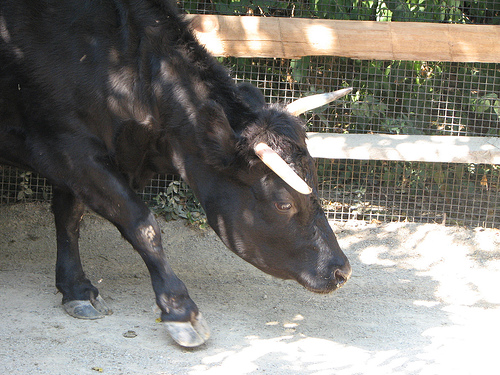
#> input picture Data/Logistic_Regression_Data/cows/cow100.jpg, 500 x 375 px; its folder holds only this picture in this run
$ jupyter execute NN.ipynb   (older library calls are emulated)
#> lines starting #> are read from the running program, lines starting #| are printed output that depends on the picture; long printed decimals are rounded
Simple Vanilla Neural Net

#### PROJECT ROADMAP TO-DOs

- [] Flush out deep NN model, try adding 3-5 *layers*, and experiment with different sizes of those layers. Take it to the extremes, and try adding ~10+ layers to see how that changes the model.

- [ ] Graph out accuracies of shallow AND deep models

- [x] Explore the ideas of precision / recall, F1 score (read up about this). Write functions to calculate precision() and recall() for your models. Run these functions on ShallowNN, Logistic model, and DeepNN. Write function to compute F1 score -- compute_f1_score(), and run the same tests.

- [] Tune and *graph* different hyper-parameter experiments (lr, epoch, etc).

- [] Try training on another data set (this can be another image set OR non-image data)

[cell 1]
#Image classifer with logistic regression
#images shape(width,height,3(rgb))

###to knit to html ipython nbconvert --to html [NEWFILENAME].html
import numpy as np
import scipy
import os
import matplotlib.pyplot as plt
import math
from scipy import ndimage
from skimage import io
from PIL import Image
import sys
#from basicFunctions import crossEntropyLoss

[cell 2]
# Global Constants
side_length = 100
image_path = "../Data/Logistic_Regression_Data/"
test_ratio = .3
epoch = 7000
learning_rate = .2
max_num_images = 300

[cell 3]
def getImageArrays(path, side_length): #returns list of images arrays for a specified path
#> called with path = '../Data/Logistic_Regression_Data/cows/', side_length = 100
    image_names = os.listdir(path)
    image_names = image_names[:max_num_images]
    examples = []
    for image_name in image_names:
        if image_name.split(".")[-1] != "DS_Store":
            try:
                cur_image_path = path + image_name
                cur_image = np.array(ndimage.imread(cur_image_path,flatten=False))
#> cur_image is the input picture: shape (375, 500, 3); mean R, G, B 127.9, 125.9, 119.8
                cur_array_resized = scipy.misc.imresize(cur_image,size=(side_length,side_length))
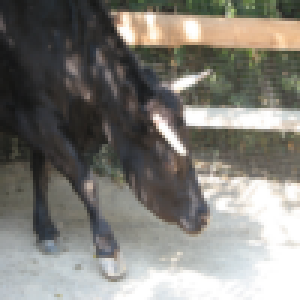
#> cur_array_resized: shape (100, 100, 3) (shown 3 times larger); mean R, G, B 127.9, 125.9, 119.8
                cur_array_flattened = cur_array_resized.reshape((side_length*side_length*3)).T

                examples += [cur_array_flattened]
            except ValueError:
                print("Error in creating examples",image_name)

    return examples

[cell 4]
#create examples & labels
cow_images_path = image_path + "cows/"
notCow_image_path = image_path + "notcows/"

examples_cow = getImageArrays(cow_images_path, side_length)
#> examples_cow = 1 item
labels_cow = np.ones(len(examples_cow))
#> labels_cow = [1]
examples_notCow = getImageArrays(notCow_image_path, side_length)
#> call 2 of getImageArrays, with side_length = 100
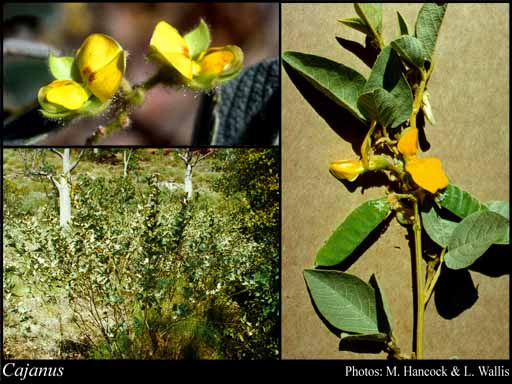
#> input picture Data/Logistic_Regression_Data/notcows/notcow104.jpg, 512 x 384 px
#> in getImageArrays, cur_image is the input picture: shape (384, 512, 3); mean R, G, B 107.4, 104.7, 55
#> in getImageArrays (call 2), `cur_array_resized = scipy.misc.imresize(cur_image,size=(side_length,si..`:
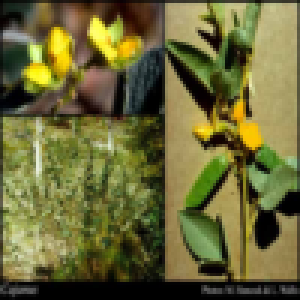
#> cur_array_resized: shape (100, 100, 3) (shown 3 times larger); mean R, G, B 107.6, 104.9, 55.1
#> examples_notCow = 1 item
labels_notCow = np.zeros(len(examples_notCow))
#> labels_notCow = [0]

examples_cow = np.array(examples_cow)
examples_notCow = np.array(examples_notCow)
#assert(examples_cow.shape[1:] == (side_length,side_length,3)), "examples_cow are invalid shape"
examples = np.concatenate((examples_cow,examples_notCow))
labels = np.concatenate((labels_cow,labels_notCow))
#> labels = [1, 0]
print("Number of Examples:",len(examples))
#| Number of Examples: 2
print("Number of Labels:",len(labels))
#| Number of Labels: 2

[cell 5]
shuffled_indexing = np.random.permutation(labels.shape[0])
#> shuffled_indexing = [1, 0]
examples = examples[shuffled_indexing]
labels = labels[shuffled_indexing]
#> labels = [0, 1]

[cell 6]
#seperate train and test examples
number_examples_test = int(len(examples)*test_ratio)
#> number_examples_test = 0
number_labels_test = int(len(labels)*test_ratio)
#> number_labels_test = 0

examples_test = examples[:number_examples_test]
#> examples_test = empty array
examples_train = examples[number_examples_test:]
labels_test = labels[:number_labels_test]
#> labels_test = empty array
labels_train = labels[number_labels_test:]
#> labels_train = [0, 1]
print("Number of training examples: ", examples_train.T.shape)
#| Number of training examples:  (30000, 2)
print("Number of test examples: ", examples_test.T.shape)
#| Number of test examples:  (30000, 0)
print(labels_train.shape)
#| (2,)

[cell 7]
#reshape labels for future matrix operations
labels_train = np.reshape(labels_train,(1,len(labels_train)))
#> labels_train = [[0, 1]]
labels_test = np.reshape(labels_test,(1,len(labels_test)))

[cell 8]
#flatten examples
# flattened_train_examples = examples_train.reshape(examples_train.shape[0], -1).T
# flattened_test_examples = examples_test.reshape(examples_test.shape[0], -1).T
# print("flattened examples",flattened_test_examples.shape,flattened_train_examples.shape)
flattened_train_examples = examples_train.T
#> flattened_train_examples = 30000 pairs, first value 0 to 255, second value 19 to 255
flattened_test_examples = examples_test.T
#> flattened_test_examples = empty array

[cell 9]
# Standardize color values of the image (decrease computational cost durring cross entropy)
standardized_train_examples = flattened_train_examples/255 #225 is the maximum rgb value/ This is done to decrease varaince in inputs thus more efficint
#> standardized_train_examples = 30000 pairs, first value 0 to 1, second value 0.0745 to 1
standardized_test_examples = flattened_test_examples/255
#> standardized_test_examples = empty array
print("standardized",standardized_test_examples.shape,standardized_train_examples.shape)
#| standardized (30000, 0) (30000, 2)

[cell 10]
def crossEntropyLoss(a,Y):
    num_of_examples = Y.shape[1] #len(Y) doesn't work, need 2nd dimesnion
    a = a.T
    loss = - (1.0 / num_of_examples) * (np.dot((1.0 - Y), np.log(1.0 - a)) + np.dot(Y, np.log(a)))
    return loss

[cell 11]
def sigmoid(x):
    output = 1.0/(1.0+np.exp(-x))
    cached_value = x
    cached_value = {"out_a":x}
    return output, cached_value

[cell 12]
def relu(x,leaky=0):
    output = np.maximum(leaky,x)
#     cached_value = x
    cached_value = {"out_a":x}
    return output, cached_value

[cell 13]
def initialize_params_shallow(input_layer, hidden_layer, output_layer):
    w1 = np.random.randn(hidden_layer,input_layer)
    w2 = np.random.randn(output_layer,hidden_layer)
    #np.random.randn gives numbers larger than 1 so: (vanishing/exploading gradients)
    w1,w2 = w1 * .01, w2 * .01

    #is it by one because of broadcasting
    b1 = np.zeros((hidden_layer,1))
    b2 = np.zeros((output_layer,1))

    assert(w1.shape == (hidden_layer, input_layer))
    assert(w2.shape == (output_layer, hidden_layer))
    assert(b1.shape == (hidden_layer,1))
    assert(b2.shape == (output_layer,1))

    return {"w1":w1,"w2":w2,"b1":b1,"b2":b2}

[cell 14]
def initialize_params_deep(input_layer, hidden_layers, output_layer):
#     np.random.seed(3) #non random random numbers (will get the same random numbers each time) used for testing
    layers = {} #dictionary of weights and biasis
    previous_layer = input_layer #sets the begining shape as shape of input layer
    for i in range(len(hidden_layers)):
        cur_layer = hidden_layers[i]
        weights = np.random.randn(cur_layer,previous_layer)
        weights *= .01 #because np.random.rand returns numbers too large, more efficeint durring gradient descensed
        bias = np.zeros((cur_layer,1))
        cur_weights_key = "w" + str(i + 1) # i + 1 because humans like things indexed at 0
        cur_bias_key = "b" + str(i + 1)
        layers[cur_weights_key] = weights
        layers[cur_bias_key] = bias

        assert(layers["w" + str(i + 1)].shape == (cur_layer, previous_layer))
        assert(layers["b" + str(i + 1)].shape == (cur_layer,1))

        previous_layer = cur_layer

    layers["w" + str(len(hidden_layers) + 1)] = np.random.randn(output_layer,previous_layer) * .01
    layers["b" + str(len(hidden_layers) + 1)] = np.zeros((output_layer,1))

    return layers

[cell 15]
def linear_forward_prop(a,w,b): #a because a is from the past layer
#     print("Before Transpose -- A:",a.shape,"W:",w.shape,"B:",b.shape)
#     print("After Transpose -- A:",a.shape,"W:",w.shape,"B:",b.shape)
    z = np.dot(w,a) + b
# [4 lines of commented-out code are left out]
    cached_inputs = {"in_a":a,"w":w,"b":b,"z":z} #(a,w,b)
    return z,cached_inputs

[cell 16]
def singleFowardPropagation(X,w,b,activationType,leaky=0): #TODO change x to a
#     cached_inputs = {"w":None,"x":None,"b":None,"z":None}
    z,cached_values = linear_forward_prop(X,w,b)
    if activationType == "sigmoid":
        a, activation_cache = sigmoid(z)
    if activationType == "relu":
        a, activation_cache = relu(z,leaky=leaky)
    cached_values.update(activation_cache)
    return a, cached_values

[cell 17]
def fowardPropagate(X,params):
    num_layers = len(params) // 2 #// rounds down
    #assert len params is even
    a = X
    cached_values = []
    for i in range(1,num_layers):
        w = params["w" + str(i)]
        b = params["b" + str(i)]
        past_a = a
        a, cur_cached = singleFowardPropagation(past_a,w,b,"relu")
        cached_values += [cur_cached] #TODO: get foramt of cached values

    w = params["w" + str(num_layers)]
    b = params["b" + str(num_layers)]
    a, cur_cached = singleFowardPropagation(a,w,b,"sigmoid")
    cached_values += [cur_cached]
    #write assert statemt here
    return a, cached_values

[cell 18]
def linearBackprop(cached_values, dZ):
    a = cached_values["in_a"]
    w = cached_values["w"]
    b = cached_values["b"]
    number_examples = a.shape[1]
    dW = (1.0/number_examples) * np.dot(dZ,a.T)
    dB = (1.0/number_examples) * np.sum(dZ, axis = 1, keepdims= True)
    dA = np.dot(w.T, dZ)
    return {"dW":dW,"dB":dB,"dA":dA}

[cell 19]
def relu_backward(dA, z):
    dZ = np.array(dA, copy=True) #convert dA to np array
    dZ[z <= 0] = 0
    return dZ

[cell 20]
def sigmoid_backward(dA, z):
    s = 1/(1 + np.exp(-z))
    dz = dA * s * (1-s)

    return dz

[cell 21]
def backwards_activation(dA, cached_values, activation_type):
    if activation_type == "sigmoid":
        dZ = sigmoid_backward(dA, cached_values["z"])
    if activation_type == "relu":
        dZ = relu_backward(dA, cached_values["z"])
    gradients = linearBackprop(cached_values, dZ)
    return gradients

    #todo write optimizer function

[cell 22]
def backprop(a, cached_values, y):
    gradients = {}
    num_layers = len(cached_values)
    y = y.reshape(a.shape)

    dFinalA = -(np.divide(y,a) - np.divide(1-y, 1-a)) #dervivative of output of foward pass
    backwards_activation_output_0 = backwards_activation(dFinalA, cached_values[-1],"sigmoid")

    gradients["dW" + str(num_layers)] = backwards_activation_output_0["dW"]
    gradients["dB" + str(num_layers)] = backwards_activation_output_0["dB"]
    gradients["dA" + str(num_layers - 1)] = backwards_activation_output_0["dA"]

    for i in reversed(range(num_layers - 1)):
        past_layer = cached_values[i]
        cur_dLayer = backwards_activation(gradients["dA" + str(i + 1)], past_layer, "relu")
        gradients["dW" + str(i + 1)] = cur_dLayer["dW"]
        gradients["dB" + str(i + 1)] = cur_dLayer["dB"]
        gradients["dA" + str(i)] = cur_dLayer["dA"]
    return gradients

[cell 23]
def optimize(grads,params, learning_rate):
    num_layers = len(params)//2
    for i in range(num_layers): #subtraction
# [6 lines of commented-out code are left out]
        params["w" + str(i +1)] = params["w" + str(i + 1)] - (grads["dW" + str(i + 1)] * learning_rate)
        params["b" + str(i + 1)] = params["b" + str(i + 1)] - (grads["dB" + str(i + 1)] * learning_rate)
#         print("w-after (", str(i+1), "): ", params["w" + str(i +1)])
#         print("b-after (", str(i+1), "): ", params["b" + str(i +1)])
    return params

[cell 24]
input_layer = 12288 #change to side length*length*3
hidden_layer = 7
output_layer = 1

[cell 25]
def shallowNN(X,y,epoch,lr,input_layer,hidden_layer,output_layer):
    params = initialize_params_shallow(input_layer,hidden_layer,output_layer)
    costs = []
    grads = {}
    for i in range(epoch):
        w1 = params["w1"]
        w2 = params["w2"]
        b1 = params["b1"]
        b2 = params["b2"]
        a1, cached_values1 = singleFowardPropagation(X,w1,b1,"relu")
        a2, cached_values2 = singleFowardPropagation(a1,w2,b2,"sigmoid")
        # backwards [end] (1,710) --> (7,710) --> (exmample size,710) [start]
        cost = crossEntropyLoss(a2,y)
        dFinalA = -(np.divide(y,a2) - np.divide(1.0-y, 1.0-a2))
#         print("dfinal a", dFinalA.shape)
        backwards_activation_output_0 = backwards_activation(dFinalA, cached_values2,"sigmoid")
#         print("penultimate activation",np.shape(backwards_activation_output_0["dA"]))
        backwards_activation_output_1 = backwards_activation(backwards_activation_output_0["dA"], cached_values1,"relu")
#         print("last activation",np.shape(backwards_activation_output_1["dA"]))
        grads["dW1"] = backwards_activation_output_1["dW"]
        grads["dW2"] = backwards_activation_output_0["dW"]
        grads["dB1"] = backwards_activation_output_1["dB"]
        grads["dB2"] = backwards_activation_output_0["dB"]
        params = optimize(grads, params, learning_rate)

        costs += [cost]
        if i % 100 == 0:
            print("Costs @ " + str(i) + ":",cost)
    return params, costs

[cell 26]
def shallowNNTest(X,y,params):
    w1 = params["w1"]
    w2 = params["w2"]
    b1 = params["b1"]
    b2 = params["b2"]
    a1, cached_values1 = singleFowardPropagation(X,w1,b1,"relu")
    a2, cached_values2 = singleFowardPropagation(a1,w2,b2,"sigmoid")
    loss = 1 - np.mean(np.abs(a2-y))
    print("Test Accuracey:",loss * 100,"%")
    return loss

[cell 27]
X = standardized_train_examples
#> X has the same summary as standardized_train_examples
y = labels_train
#> y = [[0, 1]]
input_layer = side_length * side_length * 3
hidden_layer = 7
output_layer = 1
learning_rate = .01
params,costs = shallowNN(X,y,2000,learning_rate,input_layer,hidden_layer,output_layer)
#> the loop in shallowNN, `for i in range(epoch):` made 2000 passes
#> (b2, loss in crossEntropyLoss, cost, dFinalA) on passes 7 to 9: ([-0.000178], [0.675], [0.675], [[1.98, -1.95]]), ([-0.000228], [0.669], [0.669], [[1.98, -1.92]]), ([-0.000302], [0.662], [0.662], [[1.97, -1.91]])
#| Costs @ 0: [[0.6902]]
#| Costs @ 100: [[0.005147]]
#| Costs @ 200: [[0.001818]]
#| Costs @ 300: [[0.001051]]
#| Costs @ 400: [[0.0007247]]
#| Costs @ 500: [[0.0005467]]
#| Costs @ 600: [[0.000436]]
#| Costs @ 700: [[0.0003613]]
#> (further printed lines are left out)

[cell 28]
X = standardized_test_examples
y = labels_test
loss = shallowNNTest(X,y,params)
#| Test Accuracey: nan %

[cell 29]
def deepNN(X,y,epoch,lr,input_layer,hidden_layers,output_layer):
#> called with X = array of shape (30000, 2), y = array of shape (1, 2), epoch = 5000, lr = 0.01, input_layer = 30000, output_layer = 1
    params = initialize_params_deep(input_layer,hidden_layers,output_layer)
    costs = []
    print("params",len(params))
    for i in range(epoch):
        a, cache = fowardPropagate(X,params)
        cost = crossEntropyLoss(a,y)
        grads = backprop(a, cache, y)
        params = optimize(grads, params, lr)
        if i % 200 == 0:
            print("Cost @",i,cost)
        costs += [cost]
#> this loop made 5000 passes
#| Cost @ 0 [[0.6932]]
#| Cost @ 200 [[0.6925]]
#| Cost @ 400 [[0.3353]]
#| Cost @ 600 [[0.2351]]
#| Cost @ 800 [[0.1786]]
#| Cost @ 1000 [[0.1415]]
#| Cost @ 1200 [[0.116]]
#| Cost @ 1400 [[0.09766]]
#> (further printed lines are left out)
    return params,costs

[cell 30]
#works only for binary classification
def precision(preds,y):
    preds = np.abs(np.round(preds))
    p_predict = np.sum(preds) #number of positives
    tP = np.sum(preds*y)
    return tP/p_predict

def recall(preds,y):
    preds = np.abs(np.round(preds))
    tP = np.sum(preds*y)
    new_preds = np.array(preds)
    new_preds[new_preds == 0] = -1
    #all 0 are now -1 in preds
    product = new_preds * y
    # after multiplying the only -1s left are false negatives
    fN = len(product[product == -1])
    return tP / (tP + fN)

[cell 31]
def deepNNEval(X, y, params):
    a, _ = fowardPropagate(X,params)
    loss = np.mean(np.abs(a-y))
    precision_score = precision(a,y)
    recall_score = recall(a,y)
    print("Loss:", loss)
#| Loss: nan
    print("Percision:", precision_score)
#| Percision: nan
    print("Recall:", recall_score)
#| Recall: nan
    return loss, precision_score, recall_score

[cell 32]
X = standardized_train_examples
y = labels_train
input_layer = side_length * side_length * 3
hidden_layers = [7, 5]
output_layer = 1
learning_rate = .01
params, costs = deepNN(X,y,5000,learning_rate,input_layer,hidden_layers,output_layer)

[cell 33]
X = standardized_test_examples
y = labels_test
loss,_,_ = deepNNEval(X,y,params)

[cell 34]
def getImage(image_path,side_length,show=True):
    if (image_path.split(":")[0] == "http") or (image_path.split(":")[0] == "https"):
        try:
            image = io.imread(image_path)
        except:
            print("Sorry, but this url forbids requests from machines :(")
            assert(5 == 4)
    else:
        image = np.array(ndimage.imread(image_path, flatten=False))
    if show == True:
        io.imshow(image)
        io.show()
    array_resized = scipy.misc.imresize(image, size=(side_length,side_length))
    array_flattened = array_resized.reshape((side_length*side_length*3, 1))
    array_standardized = array_flattened/225
    return array_standardized

[cell 35]
def classify(image_path, params):
    side_length = int((params["w1"].shape[1]/3) ** .5)
    image_array = getImage(image_path, side_length)
    label,_ = fowardPropagate(image_array,params)
    if round(label[0][0]) == 1:
        print("Mœ",label[0][0])
    if round(label[0][0]) == 0:
        print("This is not a cow",label[0][0])

[cell 36]
def plot_costs(run_costs,label=None):
    run_costs = np.array(run_costs) #makes costs one array instead of list of arrays
    run_costs = np.squeeze(run_costs)
    print("Run Costs",run_costs[:20])
    sample_timestep = 1
    x = np.arange(0,len(run_costs),sample_timestep)
    plt.plot(x, run_costs, label=label)

[cell 37]
def compare_runs(train_X,train_Y,test_X,test_Y, run_params, intput_layer):
#> called with train_X = array of shape (30000, 2), train_Y = array of shape (1, 2), test_X = array of shape (30000, 0), test_Y = array of shape (1, 0), intput_layer = 30000
    test_losses = []
    for run in run_params:
        cur_learning_rate = run["learning_rate"]
        cur_epoch = run["epoch"]
        cur_hidden = run["hidden"]
        print("Run {epoch: " + str(cur_epoch) + ", lr: " + str(cur_learning_rate) + ", hidden: " + str(cur_hidden) + "}")
        cur_params, cur_costs = deepNN(train_X,train_Y,cur_epoch, cur_learning_rate, input_layer, cur_hidden,1)
        cur_label = "epoch: " + str(cur_epoch) + ", lr: " + str(cur_learning_rate) + ", hidden: " + str(cur_hidden) + ""
        cur_test_loss = deepNNEval(test_X,test_Y,cur_params)
#         print(:cur)
        test_losses += [cur_test_loss]
        plot_costs(cur_costs,cur_label)
#> this loop made 2 passes
#> (printed output is left out)
    plt.xlabel('Epoch')
    plt.ylabel('Loss')
    plt.legend(bbox_to_anchor=(1.05, 1), loc=2, borderaxespad=0.)
    plt.show()
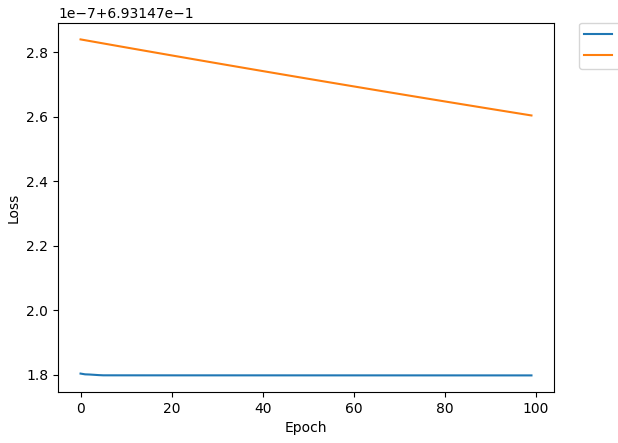
#> figure drawn by matplotlib, 1 panel; curve peaks at x = 0, y = 0.693; curve peaks at x = 0, y = 0.693
    return test_losses
